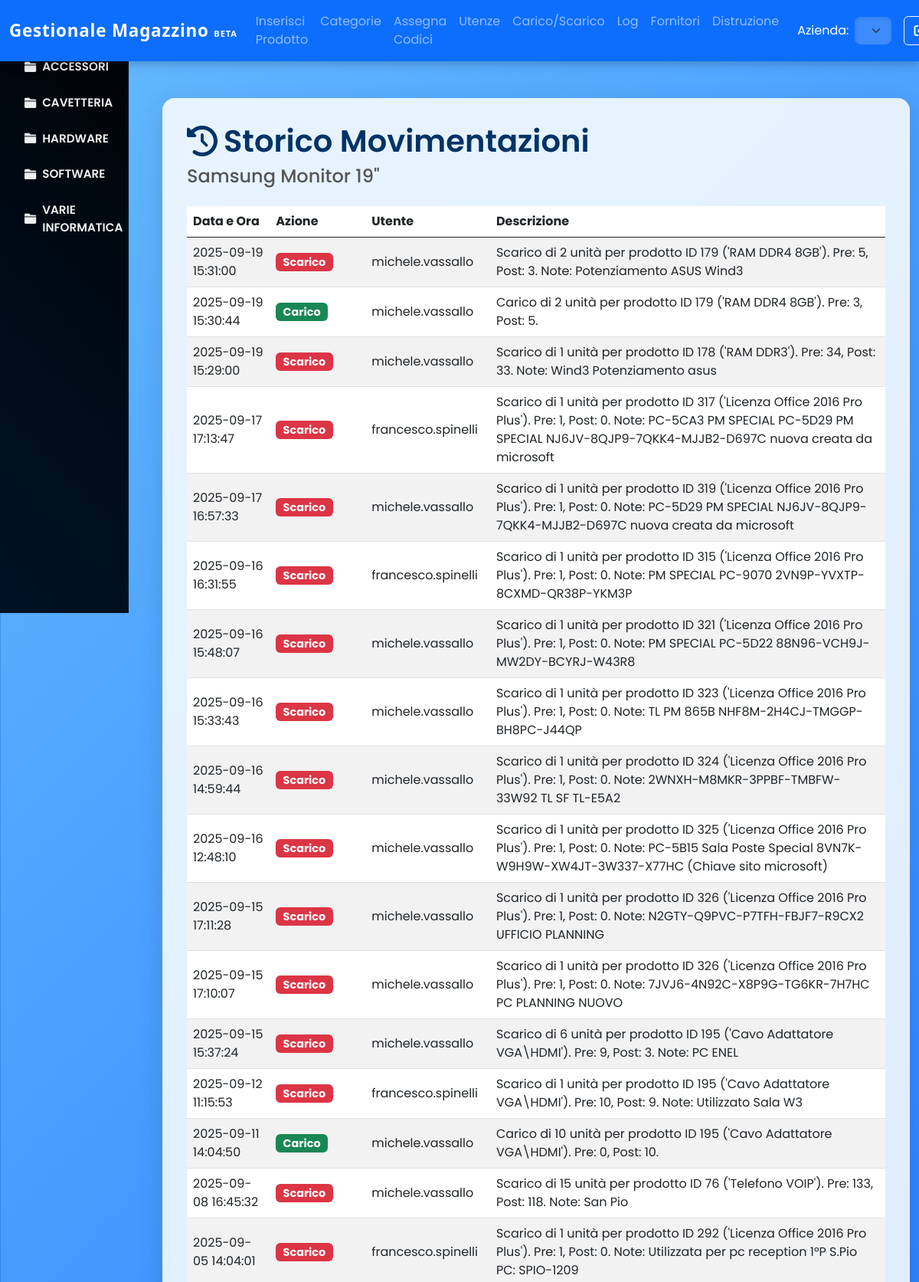
The page /pages/product_history.php?product_id=1 (signed in, upper part) on the database its author committed.
### tables this page shows
CREATE TABLE IF NOT EXISTS `users` (
  `id` int(11) NOT NULL AUTO_INCREMENT,
  `username` varchar(50) NOT NULL,
  `password` varchar(255) NOT NULL,
  `role` enum('admin','editor','read') NOT NULL DEFAULT 'read',
  `created_at` timestamp NULL DEFAULT current_timestamp(),
  PRIMARY KEY (`id`),
  UNIQUE KEY `username` (`username`)
);

CREATE TABLE IF NOT EXISTS `categories` (
  `id` int(11) NOT NULL AUTO_INCREMENT,
  `name` varchar(100) NOT NULL,
  PRIMARY KEY (`id`)
);

CREATE TABLE IF NOT EXISTS `products` (
  `id` int(11) NOT NULL AUTO_INCREMENT,
  `name` varchar(100) NOT NULL,
  `description` mediumtext DEFAULT NULL,
  `price` decimal(10,2) DEFAULT 0.00,
  `quantity` int(11) NOT NULL,
  `shelf` varchar(50) DEFAULT NULL,
  `subcategory_id` int(11) NOT NULL,
  `model` varchar(50) DEFAULT NULL,
  `manufacturer` varchar(100) DEFAULT NULL,
  `supplier_id` int(11) DEFAULT NULL,
  `availability` tinyint(1) DEFAULT 1,
  `company_id` int(11) NOT NULL,
  `purchase_price` decimal(10,2) DEFAULT NULL,
  `barcode` varchar(255) DEFAULT NULL,
  `serial_number` varchar(255) DEFAULT NULL,
  `category_id` int(11) NOT NULL,
  `notes` text DEFAULT NULL,
  `extra_shelves` text DEFAULT NULL,
  PRIMARY KEY (`id`),
  UNIQUE KEY `barcode` (`barcode`),
  KEY `subcategory_id` (`subcategory_id`),
  KEY `supplier_id` (`supplier_id`),
  KEY `fk_company` (`company_id`),
  CONSTRAINT `fk_company` FOREIGN KEY (`company_id`) REFERENCES `companies` (`id`) ON DELETE CASCADE ON UPDATE CASCADE,
  CONSTRAINT `products_ibfk_1` FOREIGN KEY (`subcategory_id`) REFERENCES `subcategories` (`id`) ON DELETE CASCADE,
  CONSTRAINT `products_ibfk_2` FOREIGN KEY (`supplier_id`) REFERENCES `suppliers` (`id`) ON DELETE SET NULL
);

CREATE TABLE IF NOT EXISTS `logs` (
  `id` int(11) NOT NULL AUTO_INCREMENT,
  `user_id` int(11) NOT NULL,
  `action` varchar(50) NOT NULL,
  `description` text DEFAULT NULL,
  `ip_address` varchar(45) DEFAULT NULL,
  `user_agent` varchar(255) DEFAULT NULL,
  `created_at` datetime DEFAULT current_timestamp(),
  PRIMARY KEY (`id`),
  KEY `user_id` (`user_id`),
  CONSTRAINT `logs_ibfk_1` FOREIGN KEY (`user_id`) REFERENCES `users` (`id`) ON DELETE CASCADE
);

### pages/product_history.php (the view, shortened to what this page needs)
<?php
$db = connectDB();
$productId = isset($_GET['product_id']) ? (int)$_GET['product_id'] : 0;
$stmtProd = $db->prepare("SELECT name FROM products WHERE id = ?");
$stmtProd->execute([$productId]);
$product = $stmtProd->fetch(PDO::FETCH_ASSOC);
$productName = htmlspecialchars($product['name']);
?>
<!DOCTYPE html>
<html lang="it">
<head>
  <link href="https://cdn.jsdelivr.net/npm/bootstrap@5.3.0/dist/css/bootstrap.min.css" rel="stylesheet">
  <link href="https://cdnjs.cloudflare.com/ajax/libs/font-awesome/6.0.0-beta3/css/all.min.css" rel="stylesheet">
</head>
<body>
  <?php include '../templates/header.php'; ?>
  <div class="container-fluid">
    <div class="row">
      <?php include '../templates/sidebar.php'; ?>
      <main class="col-12 col-lg-10 ms-auto content-offset">
        <div class="glass-card">
          <h1><i class="fas fa-history"></i> Storico Movimentazioni</h1>
          <h4><?= $productName ?></h4>
          <?php
          $stmt = $db->prepare("
            SELECT l.created_at, l.action, l.description, u.username
            FROM logs l
            LEFT JOIN users u ON l.user_id = u.id
            WHERE l.action IN ('carico','scarico','regola_stock')
              AND l.description LIKE :pattern
            ORDER BY l.created_at DESC
          ");
          $stmt->execute([':pattern' => '%'.$productId.'%']);
          $logs = $stmt->fetchAll(PDO::FETCH_ASSOC);
          ?>
          <?php if (empty($logs)): ?>
            <div class="alert alert-info">
              Non ci sono operazioni di carico, scarico o regolazione stock per questo prodotto.
            </div>
          <?php else: ?>
            <div class="table-responsive mb-4">
              <table class="table table-striped table-hover align-middle">
                <thead>
                  <tr>
                    <th>Data e Ora</th>
                    <th>Azione</th>
                    <th>Utente</th>
                    <th>Descrizione</th>
                  </tr>
                </thead>
                <tbody>
                  <?php foreach ($logs as $log): ?>
                    <tr>
                      <td><?= htmlspecialchars($log['created_at']) ?></td>
                      <td>
                        <?php
                          switch($log['action']) {
                            case 'carico':       echo '<span class="badge bg-success">Carico</span>';       break;
                            case 'scarico':      echo '<span class="badge bg-danger">Scarico</span>';     break;
                            case 'regola_stock': echo '<span class="badge bg-info">Regolazione</span>';   break;
                          }
                        ?>
                      </td>
                      <td><?= htmlspecialchars($log['username'] ?? 'Anonimo') ?></td>
                      <td><?= htmlspecialchars($log['description']) ?></td>
                    </tr>
                  <?php endforeach; ?>
                </tbody>
              </table>
            </div>
          <?php endif; ?>
        </div>
      </main>
    </div>
  </div>
  <?php include '../templates/footer.php'; ?>
</body>
</html>

### templates/header.php (shortened to what this page needs)
<?php
$db = connectDB();
$stmt = $db->prepare("SELECT role FROM users WHERE id = ?");
$stmt->execute([$_SESSION['user_id']]);
$user = $stmt->fetch(PDO::FETCH_ASSOC);
$user_role = $user['role'] ?? '';
$userId = $_SESSION['user_id'];
$stmt = $db->prepare("
    SELECT c.id, c.name
    FROM companies c
    INNER JOIN user_companies uc ON c.id = uc.company_id
    WHERE uc.user_id = ?
    ORDER BY c.name
");
$stmt->execute([$userId]);
$userCompanies = $stmt->fetchAll(PDO::FETCH_ASSOC);
if ($_SERVER['REQUEST_METHOD'] === 'GET' && isset($_GET['company_id'])) {
    $selected_company_id = $_GET['company_id'];
    $_SESSION['selected_company_id'] = $selected_company_id;
} elseif (isset($_SESSION['selected_company_id'])) {
    $selected_company_id = $_SESSION['selected_company_id'];
} else {
    $selected_company_id = 'all';
}
$navbar_class = 'bg-primary';
switch ($selected_company_id) {
    default:  $navbar_class = 'bg-primary'; break;
}
?>
<nav class="navbar navbar-expand-lg navbar-dark <?= $navbar_class ?> navbar-custom fixed-top">
  <div class="container-fluid">
    <a class="navbar-brand text-white" href="../pages/dashboard.php">
      Gestionale Magazzino <small class="fw-bold" style="font-size: 0.5em;">BETA</small>
    </a>
    <div class="collapse navbar-collapse" id="navbarNav">
      <ul class="navbar-nav ms-auto mb-2 mb-lg-0">
        <?php if (in_array($user_role, ['admin','editor'])): ?>
          <li class="nav-item">
            <a class="nav-link" href="../pages/products.php">Inserisci Prodotto</a>
          </li>
          <li class="nav-item">
            <a class="nav-link" href="../pages/categories.php">Categorie</a>
          </li>
          <li class="nav-item">
            <a class="nav-link" href="#" data-bs-toggle="modal"
               data-bs-target="#assignBarcodeModal">Assegna Codici</a>
          </li>
        <?php endif; ?>
        <?php if ($user_role === 'admin'): ?>
          <li class="nav-item"><a class="nav-link" href="../pages/gestione_utenze.php">Utenze</a></li>
        <?php endif; ?>
        <?php if (in_array($user_role, ['admin','editor'])): ?>
          <li class="nav-item"><a class="nav-link" href="../pages/carico_scarico.php">Carico/Scarico</a></li>
        <?php endif; ?>
        <?php if ($user_role === 'admin'): ?>
          <li class="nav-item"><a class="nav-link" href="../pages/logs.php">Log</a></li>
        <?php endif; ?>
        <?php if (in_array($user_role, ['admin','editor'])): ?>
          <li class="nav-item"><a class="nav-link" href="#"
              data-bs-toggle="modal" data-bs-target="#insertSupplierModal">Fornitori</a></li>
          <li class="nav-item"><a class="nav-link" href="../pages/trash.php">Distruzione</a></li>
        <?php endif; ?>
      </ul>
      <?php if ($user_role === 'admin' || $user_role === 'editor' ||
               ($user_role === 'read' && count($userCompanies) > 1)): ?>
      <form method="GET" action="../pages/dashboard.php"
            class="d-flex align-items-center ms-lg-3">
        <label for="company_select" class="me-2 text-white">Azienda:</label>
        <select name="company_id" id="company_select"
                class="form-select select-company"
                onchange="this.form.submit()">
          <?php if ($user_role === 'admin'): ?>
            <option value="all" <?= $selected_company_id==='all'?'selected':''; ?>>Generale</option>
          <?php endif; ?>
        </select>
      </form>
      <?php endif; ?>
      <a class="btn btn-outline-light ms-lg-3 d-flex align-items-center"
         href="../logout.php" data-bs-toggle="tooltip"
         title="Esci dalla tua sessione">
        <i class="fas fa-sign-out-alt me-1"></i>Logout
      </a>
    </div>
  </div>
</nav>

### templates/sidebar.php (shortened to what this page needs)
<?php
$db = connectDB();
$categories = $db->query("SELECT id, name FROM categories ORDER BY name")->fetchAll(PDO::FETCH_ASSOC);
$subs = $db->query("SELECT id, name, category_id FROM subcategories ORDER BY name")->fetchAll(PDO::FETCH_ASSOC);
$rawTree = [];
foreach ($subs as $s) {
    $rawTree[$s['category_id']][] = $s;
}
$checkStmt = $db->prepare("SELECT COUNT(*) FROM products WHERE subcategory_id = ?");
$subcategoryTree = [];
foreach ($rawTree as $catId => $list) {
    foreach ($list as $sub) {
        $checkStmt->execute([ $sub['id'] ]);
        if ($checkStmt->fetchColumn() > 0) {
            $subcategoryTree[$catId][] = $sub;
        }
    }
}
$filteredCategories = array_filter($categories, function($cat) use ($subcategoryTree) {
    return !empty($subcategoryTree[$cat['id']]);
});
$activeCat = null;
?>
<nav id="sidebarMenu" class="sidebar-clean d-none d-lg-block">
  <ul>
    <?php foreach ($filteredCategories as $cat):
      $catId       = (int)$cat['id'];
      $hasSubs     = !empty($subcategoryTree[$catId]);
      $isOpen      = ($activeCat === $catId);
      $activeClass = $isOpen ? 'active' : '';
    ?>
      <li class="nav-item">
        <?php if ($hasSubs): ?>
          <a
            class="nav-link category-link <?= $activeClass ?>"
            data-bs-toggle="collapse"
            href="#cat-<?= $catId ?>"
            aria-expanded="<?= $isOpen ? 'true' : 'false' ?>"
          >
            <i class="fas fa-folder me-2"></i>
            <?= htmlspecialchars($cat['name']) ?>
          </a>
        <?php endif;  ?>
      </li>
    <?php endforeach; ?>
  </ul>
</nav>

### pages/product_history.php (style rules this page uses)
body { margin:0; padding:0; min-height:100vh; font-family:'Poppins',sans-serif; background: linear-gradient(-45deg, #003366, #0055aa, #3388ff, #66bbff); background-size:400% 400%; animation: gradientBG 15s ease infinite; }
.content-offset { margin-top: 4rem; }
@media (min-width: 992px) { .content-offset { margin-top: 6rem; } }
.glass-card { background: rgba(255,255,255,0.85); backdrop-filter: blur(10px); border-radius: 1rem; box-shadow: 0 8px 32px rgba(0,0,0,0.12); margin: 2rem auto; padding: 2rem; max-width: 1000px; }
.glass-card h1 { color: #003366; font-weight: 600; margin-bottom: 0.5rem; display: flex; align-items: center; }
.glass-card h1 .fas { margin-right: 0.5rem; }
.glass-card h4 { color: #555; margin-bottom: 1.5rem; }
.table thead { background: linear-gradient(90deg, #4e89ff, #67d0ff); color: #fff; border: none; }
.badge { font-size: 0.9rem; }

### templates/header.php (style rules this page uses)
.navbar-custom { box-shadow: 0 4px 12px rgba(0,0,0,0.2); backdrop-filter: saturate(180%) blur(10px); }
.navbar-custom .navbar-brand { font-family: 'Segoe UI', sans-serif; font-size: 1.4rem; font-weight: 700; letter-spacing: .05rem; transition: transform .3s; }
.navbar-custom .nav-link { position: relative; padding: .5rem 1rem; transition: color .3s; overflow: hidden; }
.navbar-custom .nav-link::after { content: ''; position: absolute; bottom: 0; left: 50%; width: 0; height: 2px; background: rgba(255,255,255,0.9); transition: width .3s, left .3s; }
.navbar-custom .form-select { border-radius: .5rem; background-color: rgba(255,255,255,0.2) !important; color: #fff; border: none; box-shadow: inset 0 2px 4px rgba(0,0,0,0.1); transition: background-color .3s; }
.navbar-custom .btn-outline-light { transition: background-color .3s, color .3s; }

### templates/sidebar.php (style rules this page uses)
.sidebar-clean { position: fixed; top: 0; left: 0; height: 100vh; width: 14%; background: linear-gradient(45deg, #001f3f, #000000); background-size: 200% 200%; animation: gradientBG 15s ease infinite; color: #ecf0f1; padding-top: 4rem; overflow-y: auto; }
.sidebar-clean ul { margin: 0; padding: 0; list-style: none; }
.sidebar-clean .nav-item { width: 100%; }
.sidebar-clean .nav-link { display: flex; align-items: center; padding: .75rem 1.25rem; color: #ecf0f1; text-decoration: none; transition: background .2s, color .2s; }
.sidebar-clean .category-link { font-size: 0.95rem; font-weight: 550; text-transform: uppercase; }
.sidebar-clean i { margin-right: .75rem; width: 1rem; text-align: center; }
.sidebar-clean { scrollbar-width: thin; scrollbar-color: #001f3f #000000; }

### rows shown on the page
users: company_id "Generale"
categories: name "ACCESSORI"
categories: name "CAVETTERIA"
categories: name "HARDWARE"
categories: name "SOFTWARE"
categories: name "VARIE INFORMATICA"
products: name "Samsung Monitor 19\""
logs: created_at "2025-09-19 15:31:00", action "Scarico", user.username "michele.vassallo", description "Scarico di 2 unità per prodotto ID 179 ('RAM DDR4 8GB'). Pre: 5, Post: 3. Note: Potenziamento ASUS Wind3"
logs: created_at "2025-09-19 15:30:44", action "Carico", user.username "michele.vassallo", description "Carico di 2 unità per prodotto ID 179 ('RAM DDR4 8GB'). Pre: 3, Post: 5."
logs: created_at "2025-09-19 15:29:00", action "Scarico", user.username "michele.vassallo", description "Scarico di 1 unità per prodotto ID 178 ('RAM DDR3'). Pre: 34, Post: 33. Note: Wind3 Potenziamento asus"
logs: created_at "2025-09-17 17:13:47", action "Scarico", user.username "francesco.spinelli", description "Scarico di 1 unità per prodotto ID 317 ('Licenza Office 2016 Pro Plus'). Pre: 1, Post: 0. Note: PC-5CA3 PM SPECIAL PC-5D29 PM SPECIAL NJ6JV-8QJP9-7QKK4-MJJB2-D697C nuova creata da microsoft"
logs: created_at "2025-09-17 16:57:33", action "Scarico", user.username "michele.vassallo", description "Scarico di 1 unità per prodotto ID 319 ('Licenza Office 2016 Pro Plus'). Pre: 1, Post: 0. Note: PC-5D29 PM SPECIAL NJ6JV-8QJP9-7QKK4-MJJB2-D697C nuova creata da microsoft"
logs: created_at "2025-09-16 16:31:55", action "Scarico", user.username "francesco.spinelli", description "Scarico di 1 unità per prodotto ID 315 ('Licenza Office 2016 Pro Plus'). Pre: 1, Post: 0. Note: PM SPECIAL PC-9070 2VN9P-YVXTP-8CXMD-QR38P-YKM3P"
logs: created_at "2025-09-16 15:48:07", action "Scarico", user.username "michele.vassallo", description "Scarico di 1 unità per prodotto ID 321 ('Licenza Office 2016 Pro Plus'). Pre: 1, Post: 0. Note: PM SPECIAL PC-5D22 88N96-VCH9J-MW2DY-BCYRJ-W43R8"
logs: created_at "2025-09-16 15:33:43", action "Scarico", user.username "michele.vassallo", description "Scarico di 1 unità per prodotto ID 323 ('Licenza Office 2016 Pro Plus'). Pre: 1, Post: 0. Note: TL PM 865B NHF8M-2H4CJ-TMGGP-BH8PC-J44QP"
logs: created_at "2025-09-16 14:59:44", action "Scarico", user.username "michele.vassallo", description "Scarico di 1 unità per prodotto ID 324 ('Licenza Office 2016 Pro Plus'). Pre: 1, Post: 0. Note: 2WNXH-M8MKR-3PPBF-TMBFW-33W92 TL SF TL-E5A2"
logs: created_at "2025-09-16 12:48:10", action "Scarico", user.username "michele.vassallo", description "Scarico di 1 unità per prodotto ID 325 ('Licenza Office 2016 Pro Plus'). Pre: 1, Post: 0. Note: PC-5B15 Sala Poste Special 8VN7K-W9H9W-XW4JT-3W337-X77HC (Chiave sito microsoft)"
logs: created_at "2025-09-15 17:11:28", action "Scarico", user.username "michele.vassallo", description "Scarico di 1 unità per prodotto ID 326 ('Licenza Office 2016 Pro Plus'). Pre: 1, Post: 0. Note: N2GTY-Q9PVC-P7TFH-FBJF7-R9CX2 UFFICIO PLANNING"
logs: created_at "2025-09-15 17:10:07", action "Scarico", user.username "michele.vassallo", description "Scarico di 1 unità per prodotto ID 326 ('Licenza Office 2016 Pro Plus'). Pre: 1, Post: 0. Note: 7JVJ6-4N92C-X8P9G-TG6KR-7H7HC PC PLANNING NUOVO"
logs: created_at "2025-09-15 15:37:24", action "Scarico", user.username "michele.vassallo", description "Scarico di 6 unità per prodotto ID 195 ('Cavo Adattatore VGA\\HDMI'). Pre: 9, Post: 3. Note: PC ENEL"
logs: created_at "2025-09-12 11:15:53", action "Scarico", user.username "francesco.spinelli", description "Scarico di 1 unità per prodotto ID 195 ('Cavo Adattatore VGA\\HDMI'). Pre: 10, Post: 9. Note: Utilizzato Sala W3"
logs: created_at "2025-09-11 14:04:50", action "Carico", user.username "michele.vassallo", description "Carico di 10 unità per prodotto ID 195 ('Cavo Adattatore VGA\\HDMI'). Pre: 0, Post: 10."
logs: created_at "2025-09-08 16:45:32", action "Scarico", user.username "michele.vassallo", description "Scarico di 15 unità per prodotto ID 76 ('Telefono VOIP'). Pre: 133, Post: 118. Note: San Pio"
logs: created_at "2025-09-05 14:04:01", action "Scarico", user.username "francesco.spinelli", description "Scarico di 1 unità per prodotto ID 292 ('Licenza Office 2016 Pro Plus'). Pre: 1, Post: 0. Note: Utilizzata per pc reception 1°P S.Pio PC: SPIO-1209"
